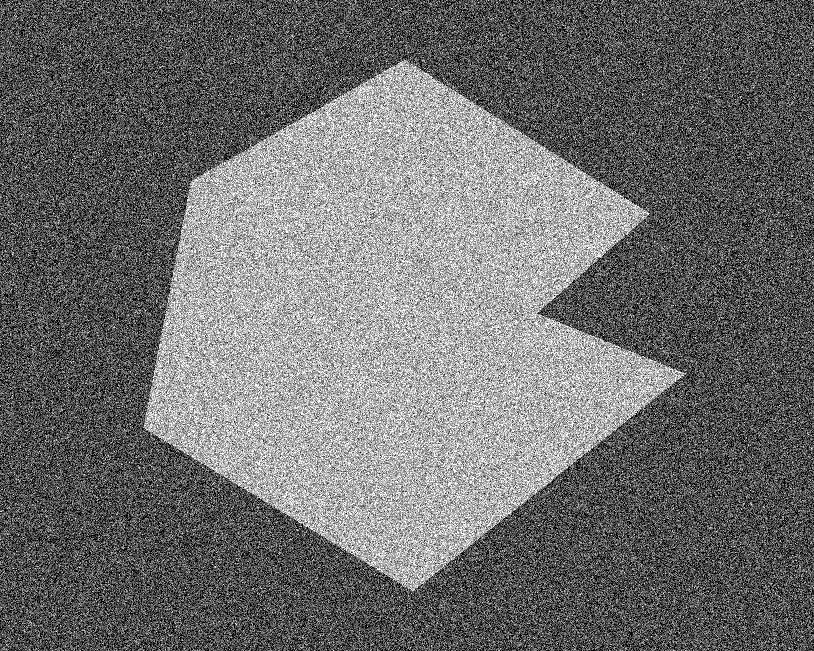
%> input picture pi/lab03/Imgem_ruido1.tif, 814 x 651 px
$ octave waveletGenerica.m   (GNU Octave 9; MATLAB toolbox functions it lacks are replaced by stand-ins)
%> lines starting %> are read from the running program, lines starting %| are printed output that depends on the picture
%Thauany Moedano
%RA: 92486
I = imread('Imgem_ruido1.tif');
%> I is the input picture: size 651x814 uint8; min 0, max 255, mean 110
I = double(I);
%> I: size 651x814 double
I = imresize(I, [1024,1024]); % -- se necess醨io, transformar imagem em
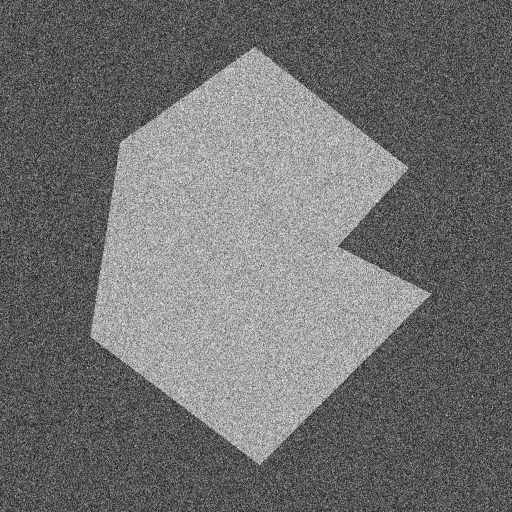
%> I: size 1024x1024 double (shown at 1/2 size); min -25.26, max 281.2, mean 110; drawn with min black and max white
%potencia de 2
[l,c] = size(I);
%> l = 1024; c = 1024

matSignalLines = zeros(l,c);
matSignalColunm = zeros(l,c);

%seleciona o nivel
nivel = input('Digite o nivel da wavelet (de 1 a 7): ');
%> the answer given: 1
if nivel > 7
    nivel = 7;
end


%mostra imagem original
figure;
colormap(gray);
imagesc(I);
title('Original');


%calcula media e detalhes
for index = 1:nivel

    j = 1;
    for i = 1:l
        for n = 1:2:c
            matSignalLines(i, j) =  ( I(i,n) + I(i,n+1) ) / sqrt(2);
            matSignalLines(i,j+(c/2)) = ( I(i,n) - I(i,n+1) ) / sqrt(2);
            j = j + 1;
        end
        j = 1;
    end

    %%%%%%%%%%%%%%%%%%%%%%%%%%%%%%%%%%

    j = 1;
    for i = 1:c
        for n = 1:2:c
            matSignalColunm(j, i) =  ( matSignalLines(n,i) + matSignalLines(n+1,i) ) / sqrt(2);
            matSignalColunm(j+(l/2),i) = ( matSignalLines(n,i) - matSignalLines(n+1,i) ) / sqrt(2);
            j = j + 1;
        end
        j = 1;
    end

    I = matSignalColunm;


end
%> this loop made 1 pass
%> pass 1, `I = matSignalColunm;`:
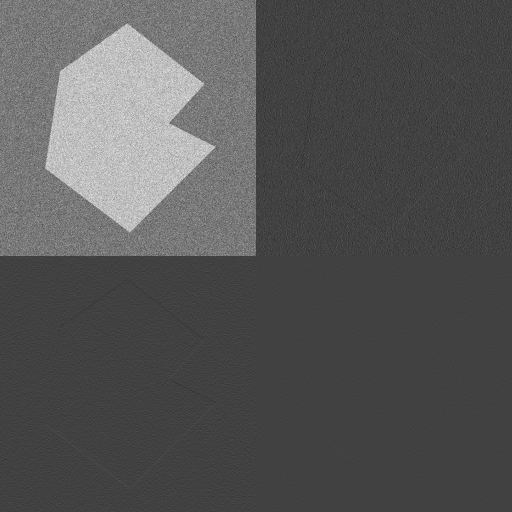
%> I: size 1024x1024 double (shown at 1/2 size); min -183.4, max 529.6, mean 55; drawn with min black and max white
%> after the loop:
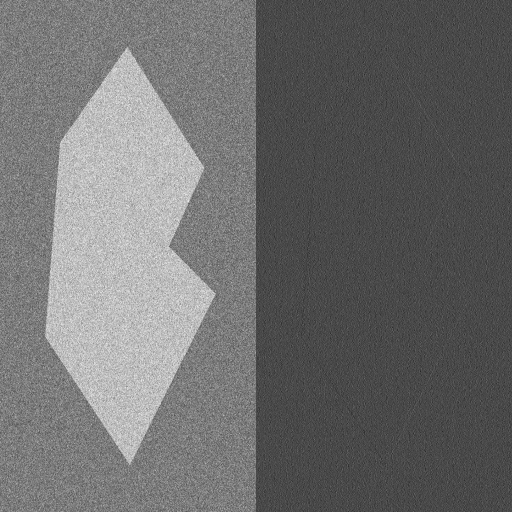
%> matSignalLines: size 1024x1024 double (shown at 1/2 size); min -156.6, max 388.7, mean 77.8; drawn with min black and max white

    figure;
    colormap(gray);
    imagesc(matSignalColunm);
    title('M閐ia e Detalhes');

%%%%%%%%%%%%%%%%%%%%%%%%%%%%%%%%%%%
%Retorno

for index = 1:nivel
    matInversaLines = zeros(l,c);

    j = 1;
    for i = 1:c
        for n = 1:(l/2)
            matInversaLines(j, i) =  ( matSignalColunm(n,i) + matSignalColunm(n+(l/2) ,i) ) / sqrt(2);
            matInversaLines(j+1,i) = ( matSignalColunm(n,i) - matSignalColunm(n+(l/2),i) ) / sqrt(2);
            j = j + 2;
        end
        j = 1;
    end


    %%%%%%%%%%%%%%%%%%%%%%%%%%%%%%%%%%%

    matInversaColunm = zeros(l,c);

    j = 1;
    for i = 1:l
        for n = 1:(c/2)
            matInversaColunm(i, j) =  ( matInversaLines(i,n) + matInversaLines(i,n+ (c/2)) ) / sqrt(2);
            matInversaColunm(i,j+1) = ( matInversaLines(i,n) - matInversaLines(i, n + (c/2) ) ) / sqrt(2);
            j = j + 2;
        end
        j = 1;
    end


    matSignalColunm = matInversaColunm;
end

    figure;
    colormap(gray);
    imagesc(matInversaColunm);
    title('Recuperada');
%> (the run ends here)
